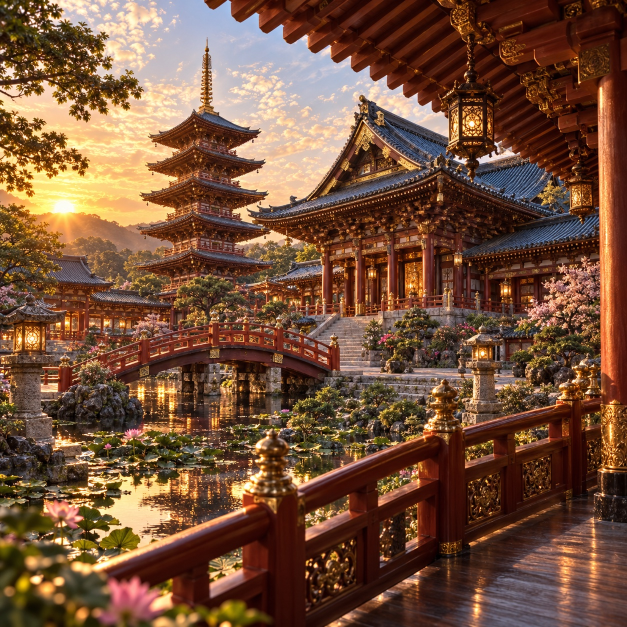
#> input picture references/hd/0-照片-1.jpg, 1254 x 1254 px, given in place of exec-17dd6cb7-a755-4dcd-9e9b-ba9910614428.png, which was not available (shown at 1/2 size)
$ python prepare-guide-r01.py
#> lines starting #> are read from the running program, lines starting #| are printed output that depends on the picture; after the words box and inside, x2 and y2 are one past the last pixel; in counts of white or black regions, pixels touching at a corner belong together; pictures that were not available may be replaced by others from this repository, and a replacement may not be noted
from pathlib import Path
from PIL import Image,ImageFilter
import numpy as np
from collections import deque
import hashlib,json,shutil
root=Path(__file__).resolve().parents[1]
asset=root/'candidate-root/reconstructions/scene-06/assets/ornament224-r01'
asset.mkdir(parents=True,exist_ok=True)
source=Path('/Users/mima1234/.codex/generated_images/01a16ad8-2849-70f3-ab04-8a69688ed364/exec-17dd6cb7-a755-4dcd-9e9b-ba9910614428.png')
shutil.copy2(source,asset/'independent-dragon-peony-height-guide.png')
prompt=root/'authoring/prompt-r01.txt'
shutil.copy2(prompt,asset/'prompt.txt')
im=Image.open(source).convert('L')
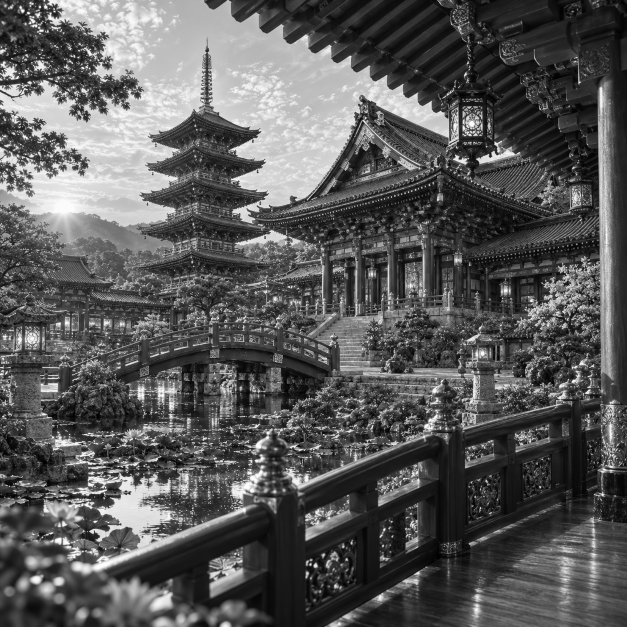
#> im: PIL image 1254x1254 L (shown at 1/2 size); min 0, max 255, mean 89.1
a=np.asarray(im)
y,x=np.where(a>30)
crop=[int(x.min())-3,int(y.min())-3,int(x.max())+4,int(y.max())+4]
#> crop = [-3, -3, 1257, 1257]
part=im.crop(crop).resize((1536,256),Image.Resampling.LANCZOS).filter(ImageFilter.GaussianBlur(.40))
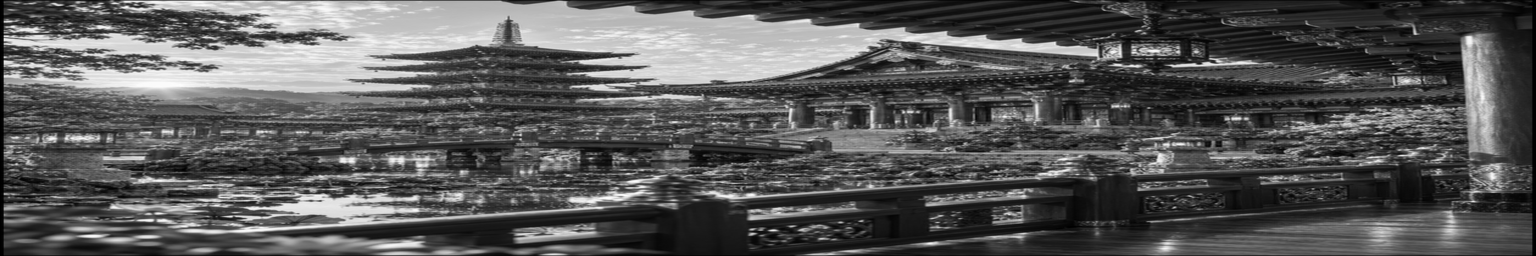
#> part: PIL image 1536x256 L; min 0, max 253, mean 88.3
scalar=np.array(part,dtype=np.uint8)
mask=scalar>24
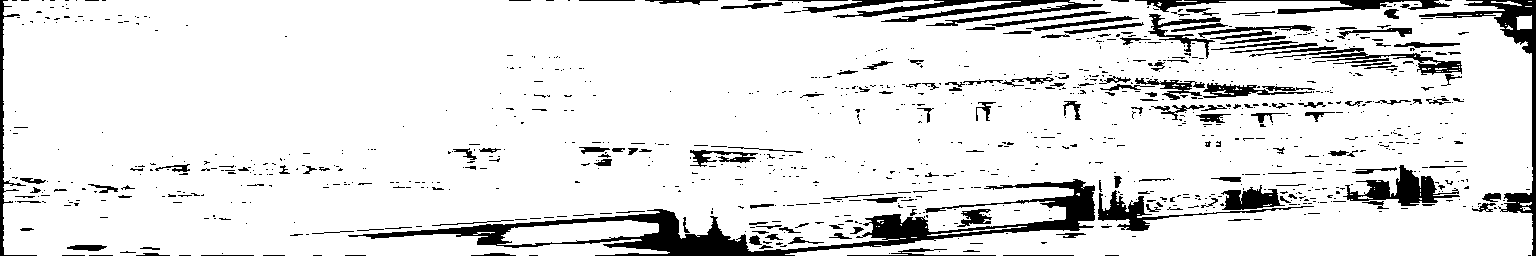
#> mask: shape (256, 1536) bool; 89.4% white; 1017 black regions (829 under 20 px), largest, box (x1, y1, x2, y2) and area: (348, 179, 1095, 256) 10158, (1419, 0, 1536, 256) 2975, (833, 0, 1103, 26) 2068
labels=np.zeros(mask.shape,dtype=np.int32)
sizes=[0];best=0;h,w=mask.shape
#> after `h, w = mask.shape`: h = 256; w = 1536
for start in np.flatnonzero(mask):
 j,i=divmod(int(start),w)
 if labels[j,i]:continue
 label=len(sizes);queue=deque([(i,j)]);labels[j,i]=label;size=0
 while queue:
  x0,y0=queue.popleft();size+=1
  for xx,yy in ((x0-1,y0),(x0+1,y0),(x0,y0-1),(x0,y0+1)):
   if 0<=xx<w and 0<=yy<h and mask[yy,xx] and not labels[yy,xx]:labels[yy,xx]=label;queue.append((xx,yy))
 sizes.append(size)
 if size>sizes[best]:best=label
#> this loop made 351690 passes
#> (start, i, label, best) on pass 1: (8, 8, 1, 1)
#> (start, i) on passes 2 to 7: (9, 9), (10, 10), (11, 11), (17, 17), (18, 18), (19, 19)
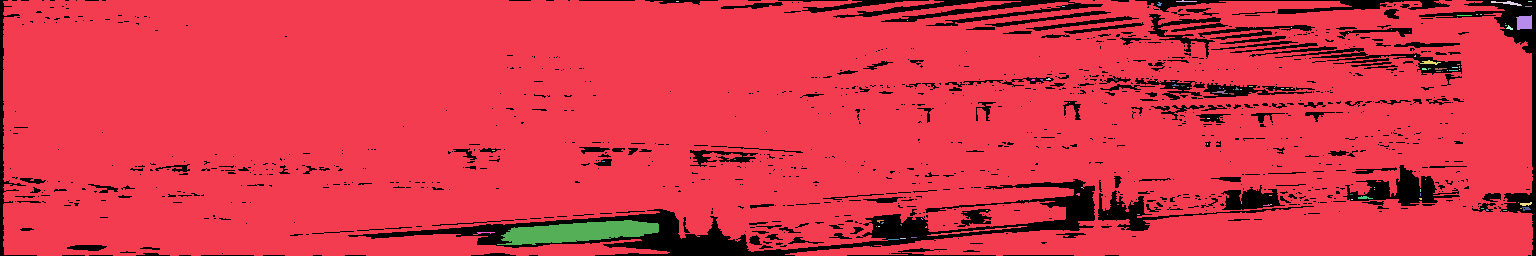
#> labels: shape (256, 1536) int32; 115 distinct labels, from 0 to 114; one colour per label, 0 black
#> after the loop, best = 1; sizes = 115 values, max 348144 at index 1, min 0 at index 0, mean 3058.2
kept=labels==best
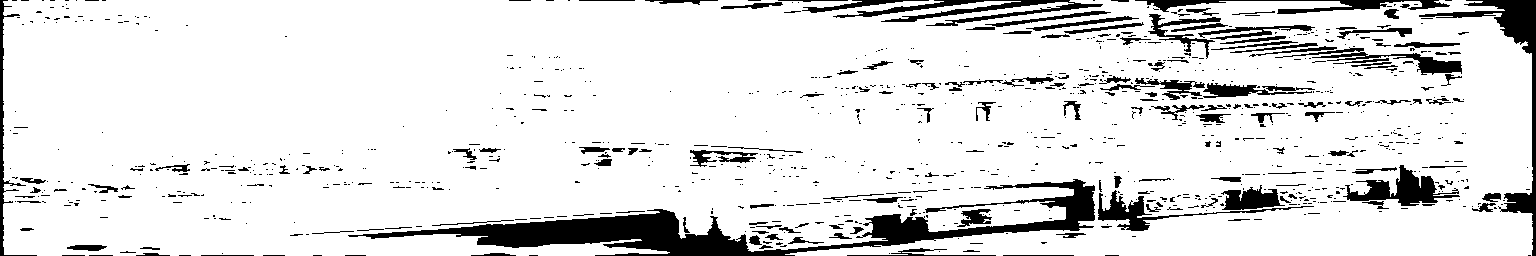
#> kept: shape (256, 1536) bool; 88.5% white; 1016 black regions (828 under 20 px), largest, box (x1, y1, x2, y2) and area: (348, 179, 1095, 256) 12955, (1419, 0, 1536, 256) 3347, (833, 0, 1103, 26) 2072
# Keep only the one connected carving, without adding an enclosing backboard.
# A tiny neutral below-threshold margin prevents isolated single-cell islands.
scalar[~kept]=0
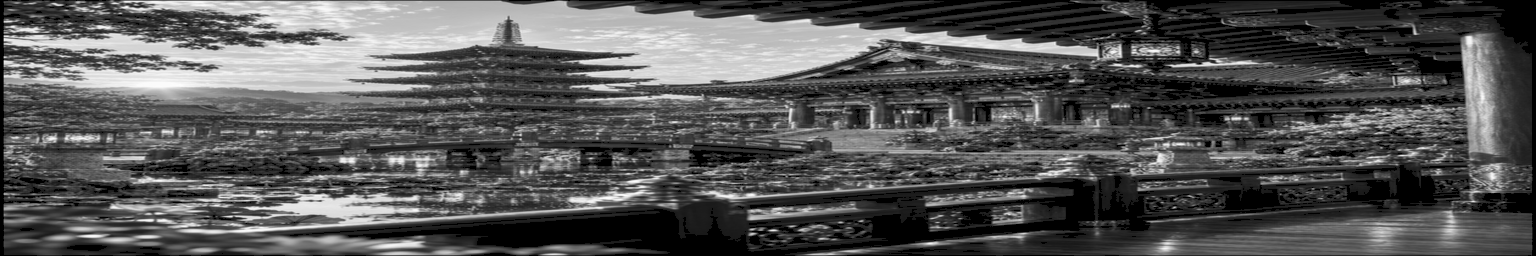
#> scalar: shape (256, 1536); 11.25% of pixels changed, all inside (x1, y1, x2, y2) = (1, 0, 1535, 256)
field=asset/'dragon-peony-height.gray8.bin';field.write_bytes(scalar.tobytes())
Image.fromarray(scalar).save(asset/'scalar-preview.png')
#> (the run stopped early here; a loop or call above may not have finished)

$ run again, on references/hd/2-照片-3.jpg
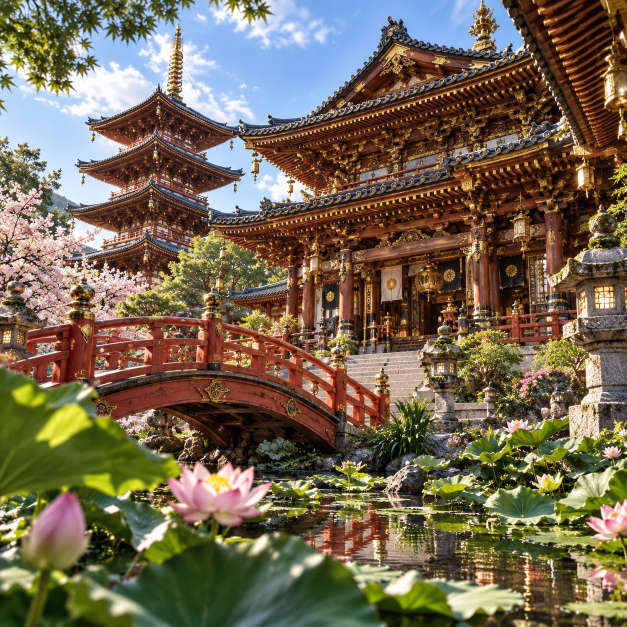
#> input picture references/hd/2-照片-3.jpg, 1254 x 1254 px, given in place of exec-17dd6cb7-a755-4dcd-9e9b-ba9910614428.png, which was not available (shown at 1/2 size)
#> crop = [-3, -3, 1257, 1257]
#> `mask=scalar>24`:
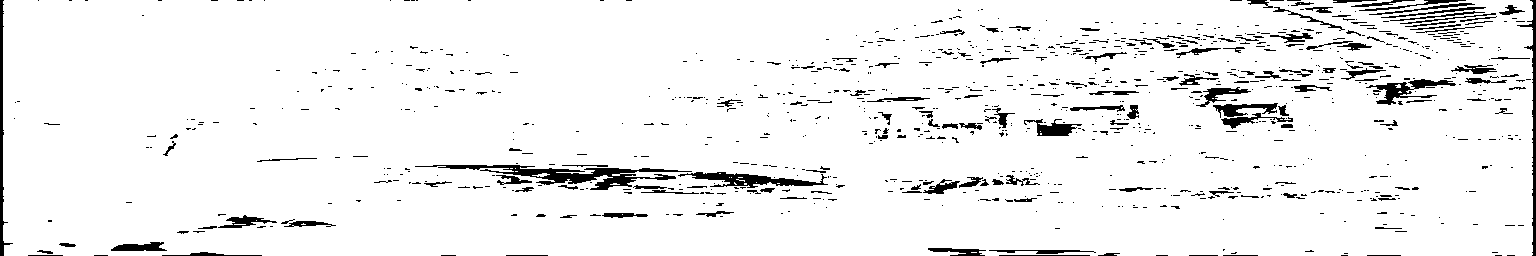
#> mask: shape (256, 1536) bool; 94.3% white; 1006 black regions (838 under 20 px), largest, box (x1, y1, x2, y2) and area: (415, 165, 692, 190) 2046, (678, 172, 828, 188) 1011, (1517, 0, 1536, 256) 888
#> the loop `for start in np.flatnonzero(mask):` made 370927 passes
#> (start, i, label, best) on pass 1: (4, 4, 1, 1)
#> after the loop `for start in np.flatnonzero(mask):`:
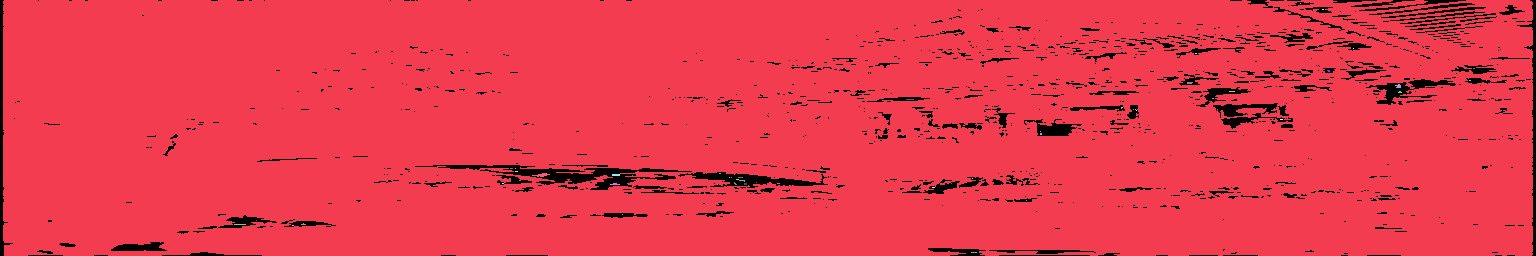
#> labels: shape (256, 1536) int32; 51 distinct labels, from 0 to 50; one colour per label, 0 black
#> after the loop `for start in np.flatnonzero(mask):`: best = 1; sizes = 51 values, max 370700 at index 1, min 0 at index 0, mean 7273.1
#> kept: shape (256, 1536) bool; 94.3% white; 1006 black regions (838 under 20 px), largest, box (x1, y1, x2, y2) and area: (415, 165, 692, 190) 2121, (678, 172, 828, 188) 1045, (1517, 0, 1536, 256) 888
#> scalar: shape (256, 1536); min 0, max 255, mean 102.6

$ run again, on references/hd/5-照片-6.jpg
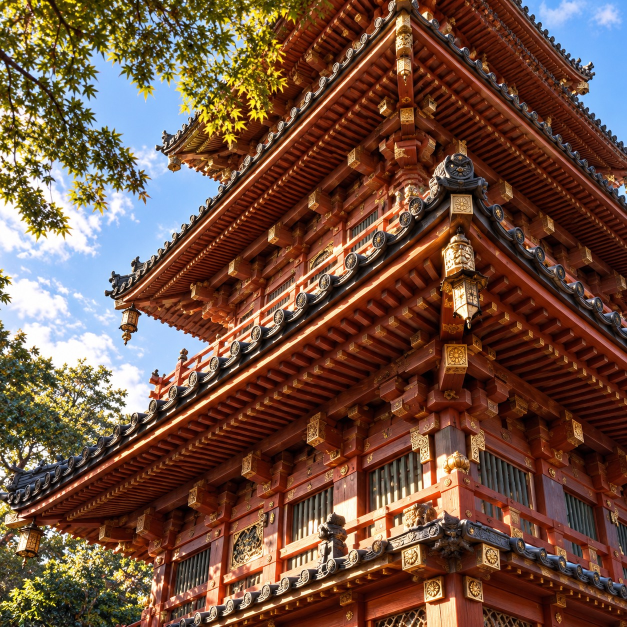
#> input picture references/hd/5-照片-6.jpg, 1254 x 1254 px, given in place of exec-17dd6cb7-a755-4dcd-9e9b-ba9910614428.png, which was not available (shown at 1/2 size)
#> crop = [-3, -3, 1257, 1257]
#> mask: shape (256, 1536) bool; 88.3% white; 1297 black regions (1003 under 20 px), largest, box (x1, y1, x2, y2) and area: (1192, 0, 1536, 256) 8955, (182, 168, 742, 222) 3431, (1019, 123, 1266, 146) 1300
#> the loop `for start in np.flatnonzero(mask):` made 347164 passes
#> (start, i, label, best) on pass 1: (3, 3, 1, 1)
#> after the loop `for start in np.flatnonzero(mask):`:
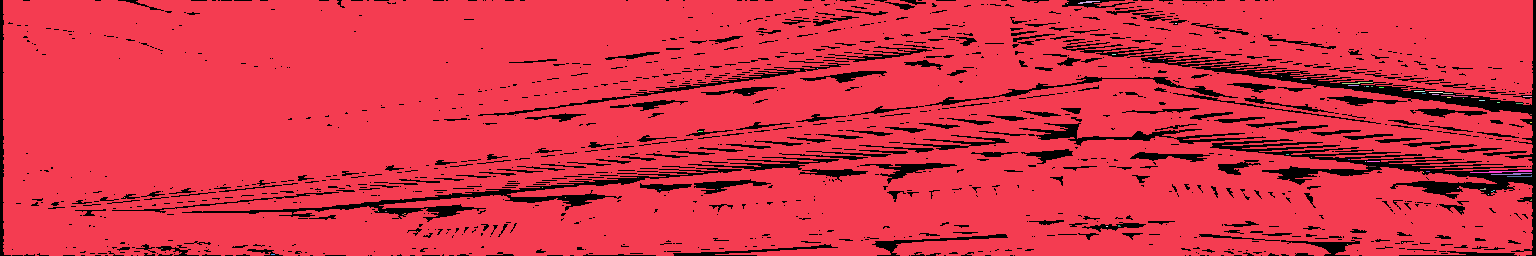
#> labels: shape (256, 1536) int32; 71 distinct labels, from 0 to 70; one colour per label, 0 black
#> after the loop `for start in np.flatnonzero(mask):`: best = 1; sizes = 71 values, max 346686 at index 1, min 0 at index 0, mean 4889.6
#> `kept=labels==best`:
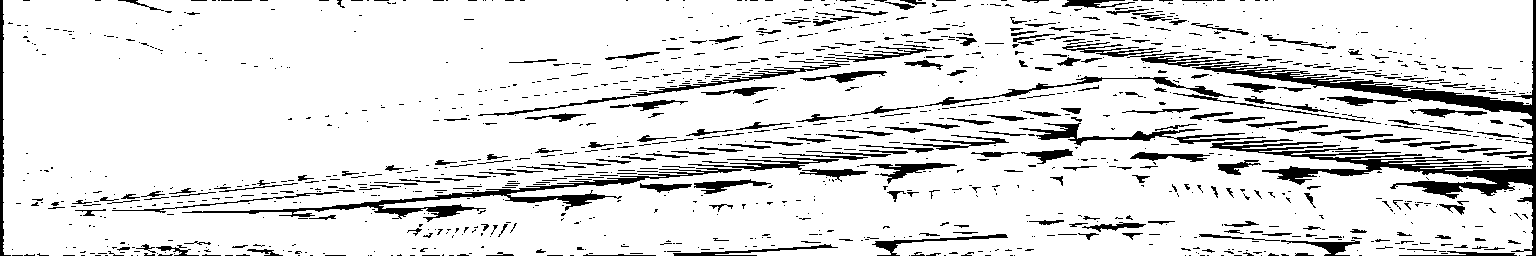
#> kept: shape (256, 1536) bool; 88.2% white; 1297 black regions (1003 under 20 px), largest, box (x1, y1, x2, y2) and area: (1192, 0, 1536, 256) 9349, (182, 168, 742, 222) 3441, (1019, 123, 1266, 146) 1300
#> scalar: shape (256, 1536); min 0, max 255, mean 85.1
